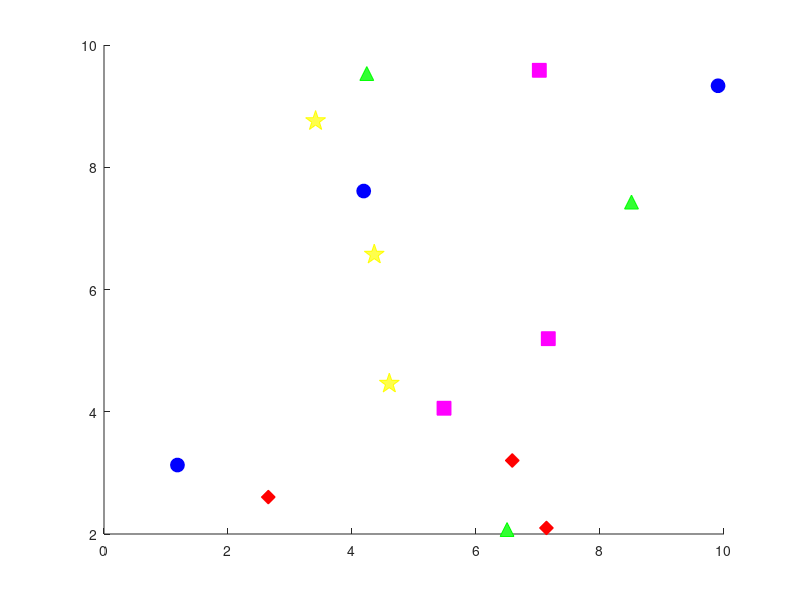

Write the MATLAB code that produced this figure. (Note: this script raises an error after producing the figure.)
clear all;
%% generate 2D objects
truth_objects = rand(15,2)*10;
truth_objects(:,3) = mod(1:15, 5);
%truth_objects(:,3)=[1:5,1:5,1:5];

%% plot 2D objects
figure; hold on; set(0,'DefaultLineMarkerSize',10)
for i=1:length(truth_objects)
    switch truth_objects(i,3)
        case 0 
            plot(truth_objects(i,1),truth_objects(i,2),'bo','MarkerFaceColor','b');            
        case 1
            plot(truth_objects(i,1),truth_objects(i,2),'rd','MarkerFaceColor','r');
        case 2
            plot(truth_objects(i,1),truth_objects(i,2),'ms','MarkerFaceColor','m');
        case 3
            plot(truth_objects(i,1),truth_objects(i,2),'g^','MarkerFaceColor',[0.2 1 0.2]);
        case 4
            plot(truth_objects(i,1),truth_objects(i,2),'yp','MarkerFaceColor',[1 1 0.3],...
                                'MarkerSize',15);
    end
end

%% draw trajectory
[x,y] = ginput();

%% generate odometry
%truth_traj=[];

% for i=2:length(x)
%     l = norm([x(i)-x(i-1) y(i)-y(i-1)]);
%     t=0:0.1:l;
%     xq=interp1([0 l],[x(i-1) x(i)],t,'spline');
%     yq=interp1([0 l],[y(i-1) y(i)],t,'spline');
%     truth_traj = [truth_traj; [xq' yq']];
% end

t= 1:length(x);
tq = 1:0.1:length(x);
slope0 = 0; slopeF = 0;
xq = spline(t, [slope0; x; slopeF], tq);
yq = spline(t, [slope0; y; slopeF], tq);
%figure; plot(x, y, 'o', xq, yq, ':.');
truth_traj = [xq' yq'];

for i=1:length(truth_traj)-1
    odoms(i,3)=atan2(truth_traj(i+1,2)-truth_traj(i,2),truth_traj(i+1,1)-truth_traj(i,1));
end

truth_traj = truth_traj(1:end-1,:);

odoms(end,3)=odoms(end-1,3);
odoms(:,1:2) = truth_traj(1:end,1:2);

truth_traj(1:end,3) = odoms(:,3);
truth_traj(end, 3) = truth_traj(end,3);

%%
for i=2:length(odoms)
    R = [cos(odoms(i,3)),sin(odoms(i,3)); -sin(odoms(i,3)) cos(odoms(i,3))];
    node_edge.dpos(:,i)= R'*(odoms(i,1:2)-odoms(i-1,1:2))';
    node_edge.dtheta(i) = odoms(i,3)-odoms(i-1,3);
end

%% generate object measurements
FOV=4; AOV=60/180*pi;
lm_edge.id1=[];
lm_edge.id2=[];
lm_edge.dpos=[];
lm_edge.label=[];
for i=2:length(odoms)
    % This block of code find the landmarks which are in the field of
    % vision of the robot at a particular point
    
    % This is a list of the distances of all the landmarks from the current
    % position of the robot. Length of list = Total landmarks
    % dx, dy = vector towards landmark wrt the object
    % dtheta = angle of the vector wrt the car's body
    dx=truth_objects(:,1)-odoms(i,1);
    dy=truth_objects(:,2)-odoms(i,2);
    dtheta = mod(atan2(dy,dx)-odoms(i,3)+pi,2*pi)-pi;
    R = [cos(odoms(i,3)),sin(odoms(i,3)); -sin(odoms(i,3)) cos(odoms(i,3))];
    idx = find((dx.^2+dy.^2)<FOV^2 & abs(dtheta)<AOV);
    % Convert the vector dx, dy which was wrt the world coordinates to
    % vectors from the robot's body. dtheta was already changed
    dpos = R'*[dx';dy'];
    
    % This stores the position of the sensor state at which the landmark was
    % observed by repeating the current index i(representing \alpha_k) by the
    % number of landmarks found at that instant, which would be the len of
    % the idx vector.
    lm_edge.id1=[lm_edge.id1 repmat(i,1,length(idx))-1];
    % This stores the landmark number (out of 15 here) (\beta_k)
    lm_edge.id2=[lm_edge.id2 idx'];
    % This is the distance measurement
    lm_edge.dpos=[lm_edge.dpos dpos(:,idx)];
    % This is the semantic measurement. $S_t = {s^c_k}$
    % These measurements are considered perfect here and the score $s^s_k$ 
    % and the bounding box $s^b_k$ is not part of the measurement here.
    lm_edge.label=[lm_edge.label truth_objects(idx,3)'];
end

lm_edge.label = 5*(lm_edge.label == 0) + lm_edge.label;

%% save data as mat file
save('data/my_simulation.mat', 'AOV', 'FOV', 'lm_edge', 'node_edge', 'truth_objects', 'truth_traj');
